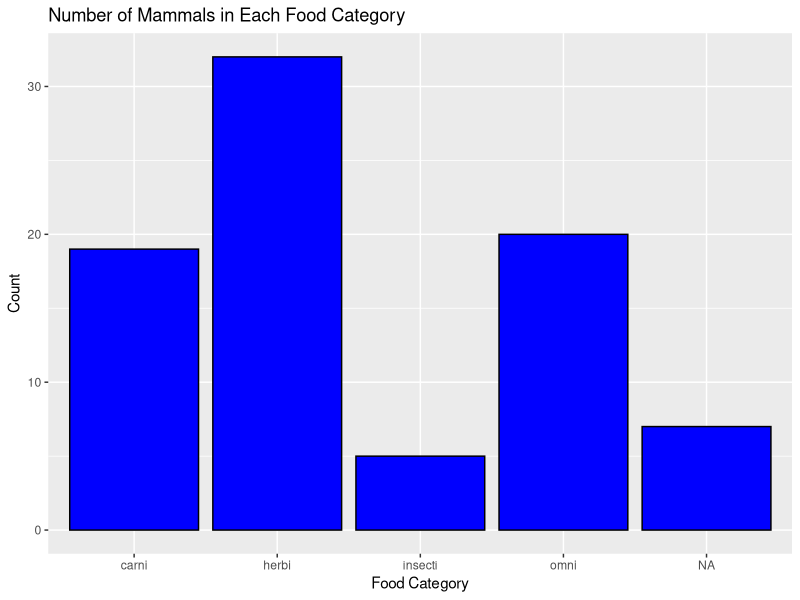
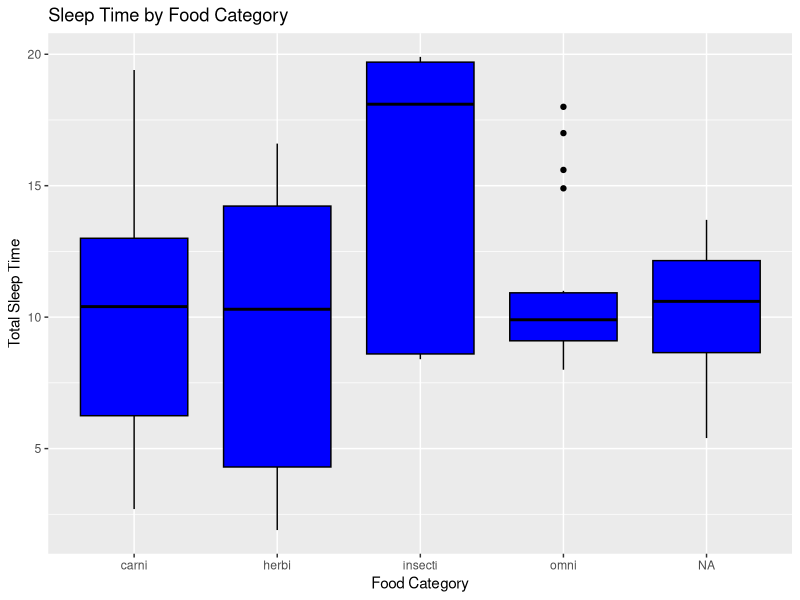
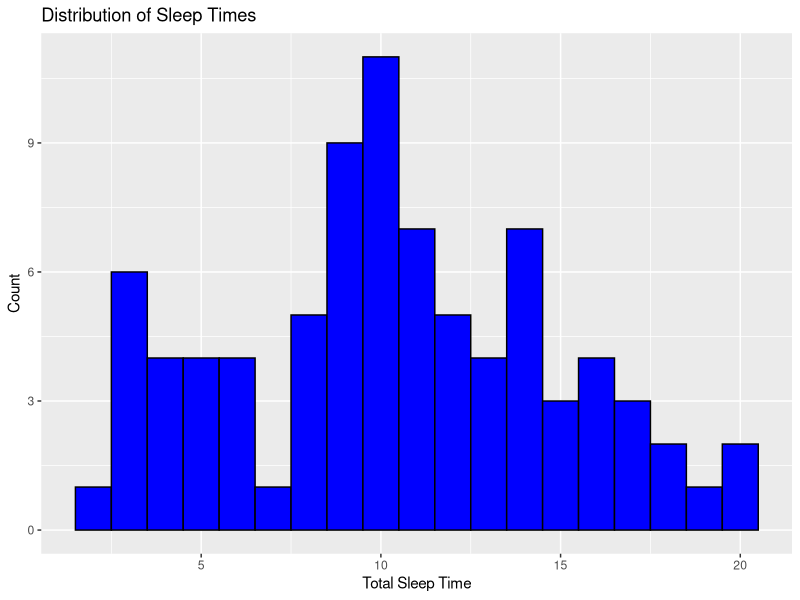
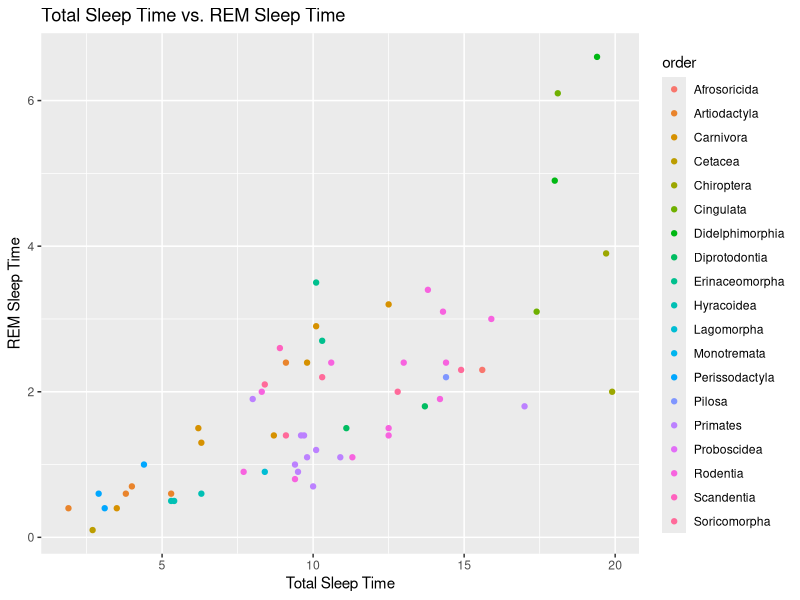
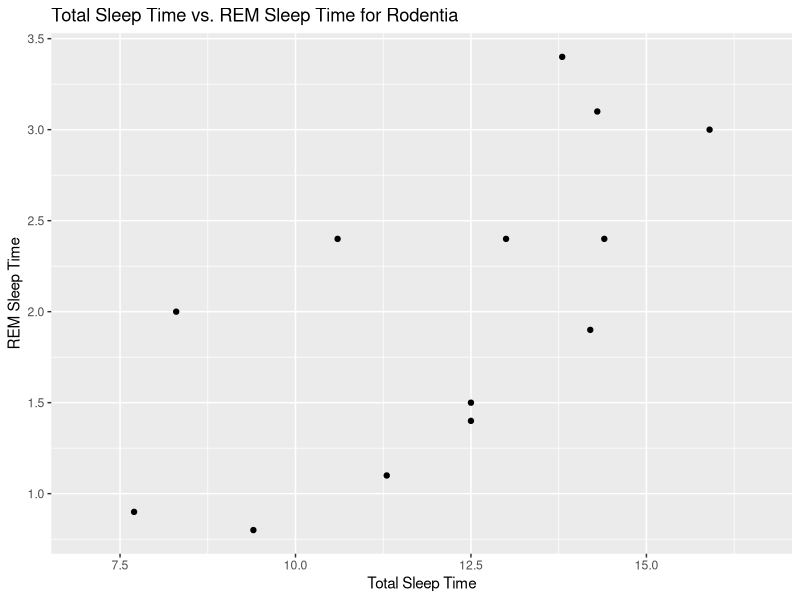

The R source for these figures, in order:
library(tidyverse)
library(ggplot2)

data(msleep)

# 1. Convert into factors
msleep$genus <- as.factor(msleep$genus)
msleep$vore <- as.factor(msleep$vore)
msleep$order <- as.factor(msleep$order)
msleep$conservation <- as.factor(msleep$conservation)

# 2. Shortest sleep time
shortest_sleep <- min(msleep$sleep_total, na.rm = TRUE)
shortest_sleep_mammal <- msleep$name[which.min(msleep$sleep_total)]

# 3. Most missing
missing_values <- sapply(msleep, function(x) sum(is.na(x)))
most_missing <- names(missing_values)[which.max(missing_values)]
missing_values <- max(missing_values)

# 4. Correlations
correlations <- cor(msleep[sapply(msleep, is.numeric)], use = "pairwise.complete.obs")

# 5. Highest correlation
correlations_copy <- correlations
diag(correlations_copy) <- 0
highest_corr <- max(correlations_copy)

# 6. Sleep time distribution
sleep_histogram <- ggplot(msleep, aes(x = sleep_total)) +
  geom_histogram(binwidth = 1, fill = "blue", color = "black") +
  labs(x = "Total Sleep Time", y = "Count", title = "Distribution of Sleep Times")

# 7. Bar chart for food categories
food_barchart <- ggplot(msleep, aes(x = vore)) +
  geom_bar(fill = "blue", color = "black") +
  labs(x = "Food Category", y = "Count", title = "Number of Mammals in Each Food Category")

# 8. Grouped box plot for sleep time
sleep_boxplot <- ggplot(msleep, aes(x = vore, y = sleep_total)) +
  geom_boxplot(fill = "blue", color = "black") +
  labs(x = "Food Category", y = "Total Sleep Time", title = "Sleep Time by Food Category")

# 9. Longest average sleep time
highest_average <- max(tapply(msleep$sleep_total, msleep$vore, mean, na.rm = TRUE))

# 10. REM sleep vs. total sleep, colored by order
sleep_scatterplot <- ggplot(msleep, aes(x = sleep_total, y = sleep_rem, color = order)) +
  geom_point() +
  labs(x = "Total Sleep Time", y = "REM Sleep Time", title = "Total Sleep Time vs. REM Sleep Time")

# 11. REM sleep vs. total sleep for the order most common in the data
most_common_order <- names(which.max(table(msleep$order)))
sleep_scatterplot2 <- ggplot(msleep[msleep$order == most_common_order,], aes(x = sleep_total, y = sleep_rem)) +
  geom_point() +
  labs(x = "Total Sleep Time", y = "REM Sleep Time", title = paste("Total Sleep Time vs. REM Sleep Time for", most_common_order))